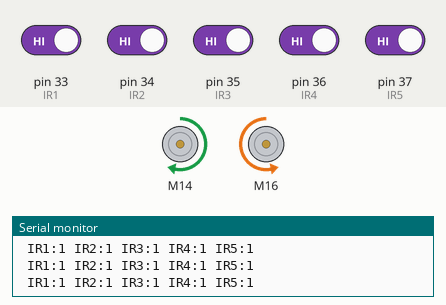
A sketch run on a simulated Arduino Mega 2560, built with avr-gcc and run on an emulated ATmega2560. Shown: 2 × DC motor (green arrow = forward, orange = backward, longer = faster), the last lines printed to the serial monitor. The test bench sets the inputs (shaded band); at power-on: pin 33 (IR1), pin 34 (IR2), pin 35 (IR3), pin 36 (IR4), pin 37 (IR5) HIGH.

Above: at 1.2 s.
1.3 s: pin 33 (IR1) driven LOW and pin 34 (IR2) driven LOW and pin 35 (IR3) driven LOW and pin 36 (IR4) driven LOW and pin 37 (IR5) driven LOW
At 2.3 s:
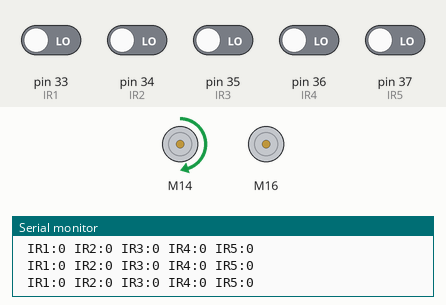
3.0 s: pin 36 (IR4) driven HIGH
At 4.0 s:
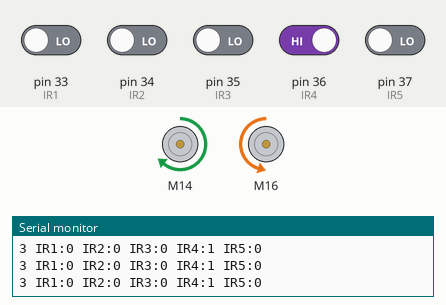
4.6 s: pin 35 (IR3) driven HIGH
At 5.0 s:
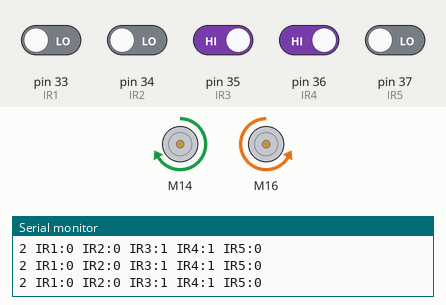
6.1 s: pin 35 (IR3) driven LOW
At 6.5 s:
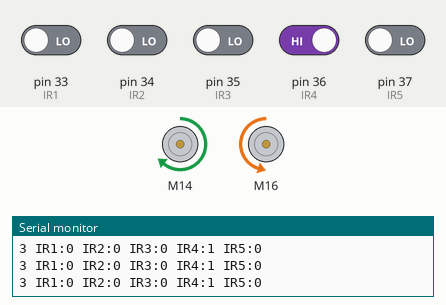
9.1 s: pin 36 (IR4) driven LOW
12.1 s: pin 33 (IR1) driven HIGH
At 13.2 s:
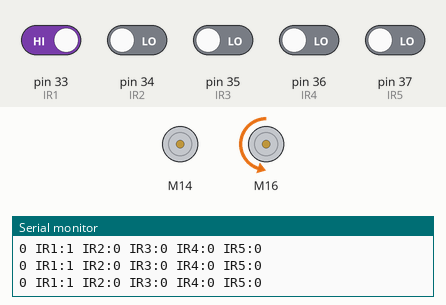
Timing chart, 0 to 14.6 s (numbered marks = the images above; inputs shaded):
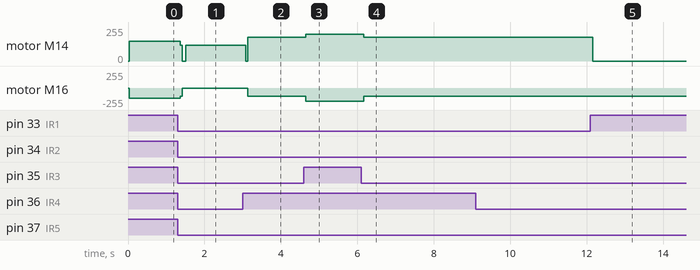

Measured:
- after the input at 1.3 s, motor M14: forward 150/255 → stopped after 0.06 s, → forward 120/255 0.15 s later; motor M16: backward 150/255 → stopped after 0.06 s
- after the input at 3.0 s, motor M14: forward 120/255 → forward 180/255 after 0.08 s; motor M16: stopped → backward 120/255 after 0.13 s
- after the input at 4.6 s, motor M14: forward 180/255 → forward 200/255 after 0.06 s; motor M16: backward 120/255 → backward 200/255 after 0.06 s
- after the input at 6.1 s, motor M14: forward 200/255 → forward 180/255 after 0.07 s; motor M16: backward 200/255 → backward 120/255 after 0.07 s
- after the input at 12.1 s, motor M14: forward 180/255 → stopped after 0.06 s

The sketch:

tracking.ino
```cpp
#include <SparkFun_TB6612.h>
#include <SoftwareSerial.h>
#include "ir.h"
//#include "tracking.h"
#include "defines.h"
#include "motor.h"

const int TRACKING = 0;
const int ON_BLOCK = 1;
const int TURN = 2;
const int END = 3;

const int commands[10] = {R,R,U,R,R,U,L,F,L,S};
int command_pos = 0;
int state = TRACKING;
int onblock_v = 150;
int turn_v = 120;

void setup() {
    Serial.begin(9600);
}

void loop() {
    int irRes = readIR();

    if(state == TRACKING){

        if(irRes%100 > 3) state = ON_BLOCK;
        else{
            tracking(irRes/100);
            Serial.print(irRes/100);
            //delay(50);
            //brake(motor1, motor2);
            //delay(10);
        }
    }

    else if(state==ON_BLOCK){
        irRes = readIR();
        if(irRes%100 >= 3) {
            MotorWriting(onblock_v, onblock_v);
            delay(30);
            //MotorWriting(0,0);
            //delay(10);
        }
        if(irRes%100 < 3){
            MotorWriting(120,120);
            delay(50);
            MotorWriting(0,0);
            delay(100);
            state = TURN;
            if(commands[command_pos] == R){
                MotorWriting(turn_v, 0);
                delay(500);
            }
            else if(commands[command_pos] == L){
                MotorWriting(0, turn_v);
                delay(500);
            }

        }
    }
    else if(state==TURN){
        irRes = readIR();
        if(commands[command_pos] == F){
            MotorWriting(120, 120);
            delay(50);
            state = TRACKING;
            command_pos++;
        }
        else if(commands[command_pos] == R){
            if(irRes/100 != 4 && irRes/100 != 3){
                MotorWriting(turn_v,0);
                delay(50);
                //MotorWriting(0,0);
                //delay(8);
            }
            else{
                MotorWriting(0,0);
                delay(50);
                state = TRACKING;
                command_pos++;
            }
        }
        else if(commands[command_pos] == L){
            if(irRes/100 != 0 && irRes/100 != 1){
                MotorWriting(0,turn_v);
                delay(50);
                //MotorWriting(0,0);
                //delay(8);
            }
            else{
                MotorWriting(0,0);
                delay(50);
                state = TRACKING;
                command_pos++;
            }
        }
        else if(commands[command_pos] == U){
            if(irRes/100 != 0 && irRes/100 != 1){
                MotorWriting(-100, 100);
                delay(50);
                //MotorWriting(0,0);
                //delay(8);
            }
            else{
                MotorWriting(0,0);
                delay(50);
                state = TRACKING;
                command_pos++;
            }
        }
        else{
            state == END;
        }
        //command_pos++;
    }
    else if(state == END) MotorWriting(0, 0);
}
```

defines.h
```cpp
#define AIN1 14   // 控制輸入A1
#define AIN2 15   // 控制輸入A2
#define BIN1 16  // 控制輸入B1
#define BIN2 17   // 控制輸入B2
#define PWMA 2
#define PWMB 3
#define RX 19
#define TX 19
#define IR1 33
#define IR2 34
#define IR3 35
#define IR4 36
#define IR5 37
#define threshold 250
#define DEBUG
//#define STBY 11  // 「待機」控制接Arduino的11腳

#define F 0
#define L 1
#define R 2
#define U 3
#define S 4
```

ir.h
```cpp
#include "defines.h"

int readIR(){
  bool ir[5];

  ir[0] = digitalRead(IR1);
  ir[1] = digitalRead(IR2);
  ir[2] = digitalRead(IR3);
  ir[3] = digitalRead(IR4);
  ir[4] = digitalRead(IR5);
  #ifdef DEBUG
  Serial.print(" IR1:");
  Serial.print(ir[0]);
  Serial.print(" IR2:");
  Serial.print(ir[1]);
  Serial.print(" IR3:");
  Serial.print(ir[2]);
  Serial.print(" IR4:");
  Serial.print(ir[3]);
  Serial.print(" IR5:");
  Serial.print(ir[4]);

  Serial.println();
  #endif


  int numDetected=0;
  int result = -1;
  int irNum[5] = {0,4,1,3,2};


  for(int i=0; i<5; i++){
    if(ir[irNum[i]]){
      numDetected++;
      result = irNum[i];
    }
  }

  return 100*result + numDetected;

}
```

motor.h
```cpp
#include "defines.h"

const int offsetA = 1;  // 正反轉設定A，可能值為1或-1。
const int offsetB = -1;  // 正反轉設定B，可能值為1或-1。

Motor motor1 = Motor(AIN1, AIN2, PWMA, offsetA, HIGH);
Motor motor2 = Motor(BIN1, BIN2, PWMB, offsetB, HIGH);

void MotorWriting(double vL, double vR){

    if(vR > 255) vR = 255;
    else if(vR < -255) vR = -255;

    if(vL > 255) vL = 255;
    else if(vL < -255) vL = -255;

    motor1.drive(vL);
    motor2.drive(vR);
    //Serial.print("  vR = ");
    //Serial.print(vR);
    //Serial.print("  vL = ");
    //Serial.println(vL);
}

void tracking(int irRes){
    static int lastDetected = 2 ;

    if(irRes>=0){
        lastDetected = irRes;
    }


  if(lastDetected==0){
    MotorWriting( 0 , 120 );
  }else if(lastDetected==1){
    MotorWriting(120 , 180 );
  }else if(lastDetected==2){
    MotorWriting( 200 , 200  );
  }else if(lastDetected==3){
    MotorWriting( 180 , 120 );
  }else if(lastDetected==4){
   MotorWriting( 120 , 0 );
  }

}
```
